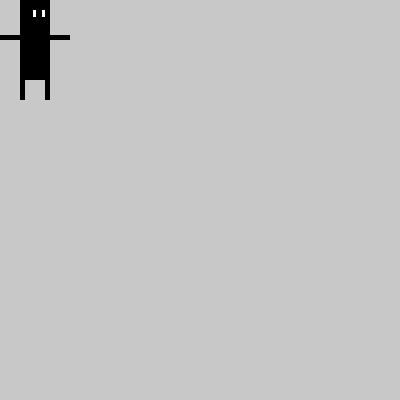
Frame 1 (no input)
Frame 60 (the mouse pressed at the canvas centre just before this capture): identical to frame 1, image omitted
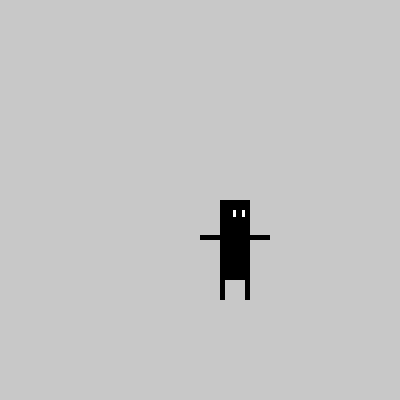
Frame 120 (the mouse held since frame 60 and released just before this capture)

The Processing sketch that drew these frames (run headless with seeded random() and noise(); from frame 60 on, the mouse is pressed at the canvas centre):

// Processing sketch: cc_09_inheritance
// ── cc_09_inheritance.pde
/**
 * Creative Coding HSOS WS16/17
 * Basic inheritance example
 *
 * @author Jens de Boer <hello@jnsdbr.de>
 */

SquareCharacter sCharacter;

void setup()
{
    size(400, 400);
    smooth();
    noStroke();
    
    sCharacter = new SquareCharacter();
}

void draw()
{
    background(200);
    
    sCharacter.render();
    sCharacter.setPosition(mouseX, mouseY);
}
// ── BasicCharacter.pde
public class BasicCharacter
{
    protected PVector position;
    protected color cColor = #000000;
    protected int cHeight = 50;
    protected int cWidth = 50;
    protected String name = "Pete";
    
    public BasicCharacter()
    {
        position = new PVector();
    }
    
    public void render()
    {
        ellipse(position.x, position.y, 50, 50);
    }
    
    public void setPosition(int x, int y)
    {
        position.x = x;
        position.y = y;
    }
    
    public void setName(String name)
    {
        this.name = name;
    }
}
// ── SquareCharacter.pde
public class SquareCharacter extends BasicCharacter
{
    public SquareCharacter()
    {
        name = "Pete";
    }
    
    public void render()
    {
        pushMatrix();
        translate(position.x, position.y);
        fill(0);
        // Body
        rect(20, 0, 30, 80);
        
        // Left arm
        rect(0, 35, 20, 5);
        
        // Right arm
        rect(50, 35, 20, 5);
        
        // Left leg
        rect(20, 80, 5, 20);
        
        // Right leg
        rect(45, 80, 5, 20);
        
        // Left eye
        fill(255);
        rect(33, 10, 3, 7);
        
        // Right eye
        rect(42, 10, 3, 7);
        popMatrix();    
    }    
}
